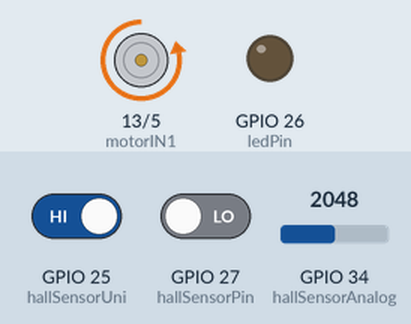
Simulated run of this sketch. Board: ESP32. Shown: motor-driver pin pairs drawn as motors (green arrow = first pin HIGH = forward, orange = second pin HIGH = backward, longer = more drive), output pins drawn as LEDs (lit = HIGH). The test bench sets the inputs (shaded band); at power-on: GPIO 27 (hallSensorPin) LOW, GPIO 34 (hallSensorAnalog) = 2048, GPIO 25 (hallSensorUni) HIGH. WiFi joins after 1.5 s; servers stay silent unless stated; what the sketch prints to the serial monitor is not drawn.

Above: at 2.7 s.
2.8 s: GPIO 27 (hallSensorPin) driven HIGH
At 3.3 s:
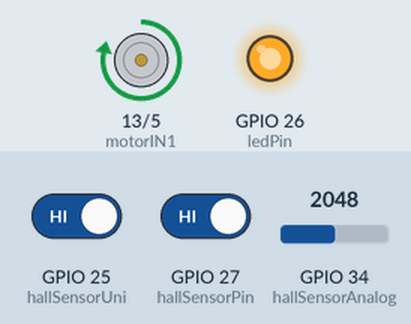
4.3 s: GPIO 34 (hallSensorAnalog) set to 2866
At 5.3 s:
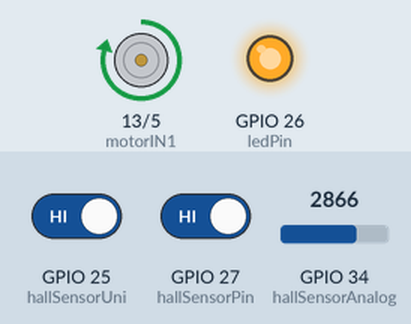
5.8 s: GPIO 34 (hallSensorAnalog) set to 3603
At 6.2 s:
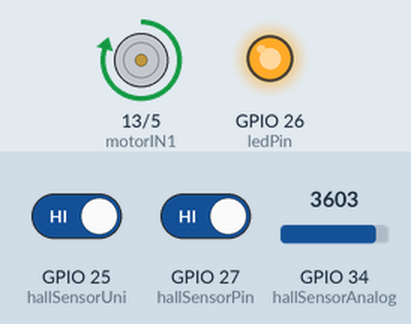
Timing chart, 0 to 8.8 s (numbered marks = the images above; inputs shaded):
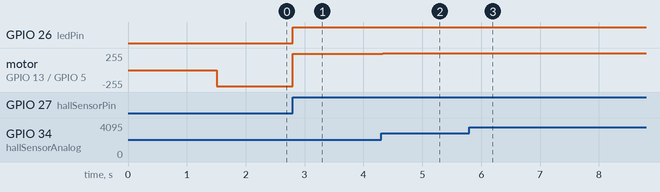

Measured:
- after the input at 2.8 s, GPIO 26 (ledPin): LOW → HIGH at once; motor on GPIO 13 (motorIN1) / GPIO 5 (motorIN2): backward 246/255 → forward 246/255 at once
- after the input at 4.3 s, motor on GPIO 13 (motorIN1) / GPIO 5 (motorIN2): forward 246/255 → forward 249/255 at once
- after the input at 5.8 s, motor on GPIO 13 (motorIN1) / GPIO 5 (motorIN2): forward 249/255 → forward 252/255 after 0.05 s

The sketch:

pruebaCodigoSensores.ino
```cpp
#include <WiFi.h>
#include <Firebase_ESP_Client.h>
#include <addons/TokenHelper.h>
#include <addons/RTDBHelper.h>

// Configuración WiFi
const char* WIFI_SSID = "Loayza";
const char* WIFI_PASSWORD = "0706154184";


// Configuración Firebase
const char* API_KEY = "AIzaSyBGQwBXar9deS2CCicS_nXLrNIyvRaegg4";
const char* DATABASE_URL = "https://tren-44bd7-default-rtdb.firebaseio.com/";
const char* USER_EMAIL = "tren@tren.com";
const char* USER_PASSWORD = "holamundo";

// Objetos Firebase
FirebaseData fbdo;
FirebaseAuth auth;
FirebaseConfig config;

// Pines
const int hallSensorPin = 27;
const int hallSensorAnalog = 34;
const int hallSensorUni = 25;
const int ledPin = 26;

// Motor
const int motorIN1 = 13;
const int motorIN2 = 5;
const int pwmChannelIN1 = 0;
const int pwmChannelIN2 = 1;
const int pwmFreq = 1000;
const int pwmResolution = 8;

// Variables globales compartidas
int cont = 0;
int hallValue = 0;
int hallUni = 0;
int valorAnalogico = 0;
int velocidadPWM = 0;
float velocidadMedia = 0;
float velocidadLineal = 0;  // mm/s
unsigned long tiempoUltimoConteo = 0;
bool estadoAnteriorUni = HIGH;

// Firebase en segundo plano
void enviarAFirebase(void *parameter) {
  for (;;) {
    if (Firebase.ready()) {
      Serial.println("Enviando datos a Firebase...");
      FirebaseJson json;

      json.set("contador", cont);
      json.set("sensor_digital", hallValue);
      json.set("sensor_lineal", valorAnalogico);
      json.set("sensor_unipolar", hallUni);
      json.set("velocidad_pwm", velocidadPWM);
      json.set("velocidad_media", velocidadMedia);
      json.set("velocidad_lineal", velocidadLineal);

      if (!Firebase.RTDB.setJSON(&fbdo, "/sensores", &json)) {
        Serial.println("Error al subir JSON: " + fbdo.errorReason());
      }
    }

    vTaskDelay(1000 / portTICK_PERIOD_MS);  // Espera 1 segundo
  }
}

// Conexión WiFi
void setup_WIFI() {
  WiFi.begin(WIFI_SSID, WIFI_PASSWORD);
  Serial.print("Conectando a Wi-Fi");
  while (WiFi.status() != WL_CONNECTED) {
    Serial.print(".");
    delay(300);
  }
  Serial.println();
  Serial.print("Conectado con IP: ");
  Serial.println(WiFi.localIP());
}

// Configuración Firebase
void setupFirebase() {
  config.api_key = API_KEY;
  auth.user.email = USER_EMAIL;
  auth.user.password = USER_PASSWORD;
  config.database_url = DATABASE_URL;
  config.token_status_callback = tokenStatusCallback;
  Firebase.reconnectNetwork(true);
  Firebase.begin(&config, &auth);
  Firebase.setDoubleDigits(5);
  config.timeout.serverResponse = 10 * 1000;
  Serial.printf("Firebase Client v%s\n\n", FIREBASE_CLIENT_VERSION);
}

// Configuración general
void setup() {
  Serial.begin(115200);

  pinMode(hallSensorPin, INPUT);
  pinMode(hallSensorUni, INPUT);
  pinMode(hallSensorAnalog, INPUT);
  pinMode(ledPin, OUTPUT);

  // PWM para motor
  ledcSetup(pwmChannelIN1, pwmFreq, pwmResolution);
  ledcSetup(pwmChannelIN2, pwmFreq, pwmResolution);
  ledcAttachPin(motorIN1, pwmChannelIN1);
  ledcAttachPin(motorIN2, pwmChannelIN2);

  setup_WIFI();
  setupFirebase();

  // Crear tarea secundaria para Firebase
  xTaskCreatePinnedToCore(
    enviarAFirebase,      // Función de la tarea
    "FirebaseTask",        // Nombre de la tarea
    10000,                 // Stack size
    NULL,                  // Parámetro
    1,                     // Prioridad
    NULL,                  // Handle
    1                      // Núcleo del ESP32
  );
}

// Loop principal
void loop() {
  hallValue = digitalRead(hallSensorPin);
  hallUni = digitalRead(hallSensorUni);
  valorAnalogico = analogRead(hallSensorAnalog);

  // Mapear lectura y asegurar que esté en el rango deseado
  velocidadPWM = map(valorAnalogico, 0, 4095, 240, 255);//velocidadPWM = map(valorAnalogico, 0, 4095, 220, 255);
  velocidadPWM = constrain(velocidadPWM, 220, 255);

  // Contador unipolar
  if (hallUni == LOW && estadoAnteriorUni == HIGH) {
    cont++;
    unsigned long tiempoActual = millis();
    if (tiempoUltimoConteo > 0) {
      float tiempoEntrePulsos = tiempoActual - tiempoUltimoConteo;  // ms
      if (tiempoEntrePulsos > 0) {
        velocidadMedia = 1000.0 / tiempoEntrePulsos;  // Hz
        velocidadLineal = velocidadMedia * 3.1416 * 35.0;  // mm/s
      }
    }
    tiempoUltimoConteo = tiempoActual;
  }
  estadoAnteriorUni = hallUni;

  // Apagar velocidad si no hay pulsos en 1 segundo
  unsigned long tiempoActual = millis();
  if (tiempoUltimoConteo > 0 && tiempoActual - tiempoUltimoConteo > 1000) {
    velocidadMedia = 0;
    velocidadLineal = 0;
  }


  // Mover motor según hallValue
  if (hallValue == 1) {
    ledcWrite(pwmChannelIN1, velocidadPWM);
    ledcWrite(pwmChannelIN2, 0);
    digitalWrite(ledPin, HIGH);
    Serial.println("→ Giro sentido 1");
  } else {
    ledcWrite(pwmChannelIN1, 0);
    ledcWrite(pwmChannelIN2, velocidadPWM);
    digitalWrite(ledPin, LOW);
    Serial.println("→ Giro sentido 2");
  }

  float diametroRuedaMM = 35.0;  // mm
  float perimetro = 3.1416 * diametroRuedaMM;  // mm
  velocidadLineal = velocidadMedia * perimetro;  // mm/s

  // Mostrar datos
  Serial.print("Sensor digital: "); Serial.print(hallValue);
  Serial.print(" | Sensor lineal: "); Serial.print(valorAnalogico);
  Serial.print(" | Sensor unipolar: "); Serial.print(hallUni);
  Serial.print(" - Cont: "); Serial.print(cont);
  Serial.print(" | PWM: "); Serial.print(velocidadPWM);
  Serial.print(" | Velocidad media: "); Serial.println(velocidadMedia);Serial.print(" Hz");
  Serial.print(" | Velocidad lineal: "); Serial.println(velocidadLineal);Serial.print(" mm/s");
  delay(50);
}


/*
const int hallSensorPin = 25;
const int hallSensorAnalog = 2;
const int hallSensorUni = 27;
const int ledPin = 26;

// Pines del motor
const int motorIN1 = 13;
const int motorIN2 = 5;

const int pwmChannelIN1 = 0;
const int pwmChannelIN2 = 1;
const int pwmFreq = 5000;
const int pwmResolution = 8;

int cont = 0;
bool estadoAnteriorUni = HIGH;

void setup() {
  pinMode(hallSensorPin, INPUT);
  pinMode(hallSensorUni, INPUT);
  pinMode(ledPin, OUTPUT);

  // Configurar PWM en ESP32
  ledcSetup(pwmChannelIN1, pwmFreq, pwmResolution);
  ledcSetup(pwmChannelIN2, pwmFreq, pwmResolution);

  ledcAttachPin(motorIN1, pwmChannelIN1);
  ledcAttachPin(motorIN2, pwmChannelIN2);

  Serial.begin(115200);
}

void loop() {
  int hallValue = digitalRead(hallSensorPin);
  int hallUni = digitalRead(hallSensorUni);
  int valorAnalogico = analogRead(hallSensorAnalog);

  int velocidadPWM = map(valorAnalogico, 0, 4095, 0, 255);
  velocidadPWM = constrain(velocidadPWM, 0, 255);

  int PWM_MINIMO = 220; // Mínimo para el motor, de 250 sería el máximo a subir, pero no se nota la diferencia
  if (velocidadPWM < PWM_MINIMO) {
    velocidadPWM = PWM_MINIMO;
  }

  if (hallUni == LOW && estadoAnteriorUni == HIGH) {
    cont++;
  }
  estadoAnteriorUni = hallUni;

  // Imprimir datos
  Serial.print("Sensor digital: ");
  Serial.print(hallValue);
  Serial.print(" | Sensor lineal: ");
  Serial.print(valorAnalogico);
  Serial.print(" | Sensor unipolar: ");
  Serial.print(hallUni);
  Serial.print(" - ");
  Serial.print(cont);
  Serial.print(" | PWM: ");
  Serial.println(velocidadPWM);

  if (hallValue == 1) {
    // Giro en un sentido
    ledcWrite(pwmChannelIN1, velocidadPWM);
    ledcWrite(pwmChannelIN2, 0);
    digitalWrite(ledPin, HIGH);
    Serial.println("→ Giro sentido 1");
  } else {
    // Giro en el otro sentido
    ledcWrite(pwmChannelIN1, 0);
    ledcWrite(pwmChannelIN2, velocidadPWM);
    digitalWrite(ledPin, LOW);
    Serial.println("→ Giro sentido 2");
  }

  delay(100);
}

const int hallSensorPin = 25;
const int ledPin = 26;

void setup() {
  pinMode(ledPin, OUTPUT);
  Serial.begin(115200);
}

void loop() {
  int hallValue = analogRead(hallSensorPin);

  int pwmValue = map(hallValue, 2970, 4095, 0, 255);

  analogWrite(ledPin, pwmValue);
  Serial.print("Valor sensor: ");
  Serial.print(hallValue);
  Serial.print(" => Intensidad LED: ");
  Serial.println(pwmValue);

  delay(100);
}

const int hallSensorPin = 25;
const int ledPin = 26;
void setup() {
  pinMode(hallSensorPin, INPUT);
  pinMode(ledPin, OUTPUT);
  Serial.begin(115200);
}

void loop() {
  int hallValue = digitalRead(hallSensorPin);

  if (hallValue == 1) {
    digitalWrite(ledPin, HIGH);
    Serial.println("¡Imán no detectado!");
  } else {
    digitalWrite(ledPin, LOW);
    Serial.println("¡Imán detectado!");
  }

  delay(100);
}


const int hallSensorPin = 25;
const int ledPin = 26;

// Pines del motor
const int motorIN1 = 13;
const int motorIN2 = 5;
const int motorNSLEEP = 27;
void setup() {
  pinMode(hallSensorPin, INPUT);
  pinMode(ledPin, OUTPUT);

  pinMode(motorIN1, OUTPUT);
  pinMode(motorIN2, OUTPUT);
  pinMode(motorNSLEEP, OUTPUT);
  digitalWrite(motorNSLEEP, HIGH);

  Serial.begin(115200);
}

void loop() {
  int hallValue = digitalRead(hallSensorPin);

  if (hallValue == 1) {
    digitalWrite(motorIN1, HIGH);
    digitalWrite(motorIN2, LOW);

    digitalWrite(ledPin, HIGH);
    Serial.println("¡Imán no detectado! → Giro sentido 1");
  } else {
    digitalWrite(motorIN1, LOW);
    digitalWrite(motorIN2, HIGH);

    digitalWrite(ledPin, LOW);
    Serial.println("¡Imán detectado! → Giro sentido 2");
  }

  delay(100);
}


const int hallSensorPin = 25;
const int ledPin = 26;

void setup() {
  pinMode(ledPin, OUTPUT);
  Serial.begin(115200);
}

void loop() {
  int hallValue = analogRead(hallSensorPin);

  int pwmValue = map(hallValue, 2970, 4095, 0, 255);

  analogWrite(ledPin, pwmValue);
  Serial.print("Valor sensor: ");
  Serial.print(hallValue);
  Serial.print(" => Intensidad LED: ");
  Serial.println(pwmValue);

  delay(100);
}
*/
```
